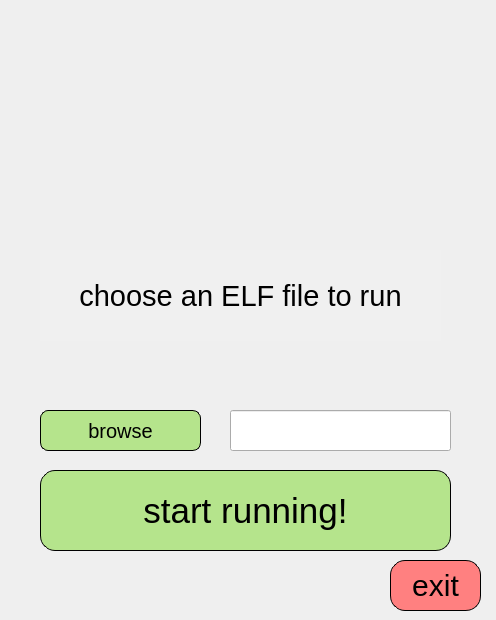
<?xml version="1.0" encoding="UTF-8"?>
<ui version="4.0">
 <class>MainWindow</class>
 <widget class="QMainWindow" name="MainWindow">
  <property name="geometry">
   <rect>
    <x>0</x>
    <y>0</y>
    <width>496</width>
    <height>620</height>
   </rect>
  </property>
  <property name="font">
   <font>
    <pointsize>14</pointsize>
   </font>
  </property>
  <property name="windowTitle">
   <string>ASMtracer</string>
  </property>
  <property name="windowIcon">
   <iconset resource="resources/resources.qrc">
    <normaloff>:/mainWindow/logo_no_bg.png</normaloff>:/mainWindow/logo_no_bg.png</iconset>
  </property>
  <property name="styleSheet">
   <string notr="true"/>
  </property>
  <widget class="QWidget" name="centralwidget">
   <widget class="QLabel" name="instrction_lbl">
    <property name="geometry">
     <rect>
      <x>40</x>
      <y>250</y>
      <width>401</width>
      <height>91</height>
     </rect>
    </property>
    <property name="font">
     <font>
      <pointsize>22</pointsize>
     </font>
    </property>
    <property name="mouseTracking">
     <bool>false</bool>
    </property>
    <property name="toolTip">
     <string/>
    </property>
    <property name="styleSheet">
     <string notr="true">background-color: rgba(255,255,255,10)</string>
    </property>
    <property name="text">
     <string>choose an ELF file to run</string>
    </property>
    <property name="scaledContents">
     <bool>false</bool>
    </property>
    <property name="alignment">
     <set>Qt::AlignCenter</set>
    </property>
    <property name="wordWrap">
     <bool>true</bool>
    </property>
   </widget>
   <widget class="QLabel" name="logo_lbl">
    <property name="geometry">
     <rect>
      <x>50</x>
      <y>20</y>
      <width>381</width>
      <height>241</height>
     </rect>
    </property>
    <property name="styleSheet">
     <string notr="true"/>
    </property>
    <property name="text">
     <string/>
    </property>
    <property name="pixmap">
     <pixmap resource="resources/resources.qrc">:/mainWindow/logo_no_bg.png</pixmap>
    </property>
    <property name="scaledContents">
     <bool>true</bool>
    </property>
   </widget>
   <widget class="QLabel" name="bg_lbl">
    <property name="geometry">
     <rect>
      <x>0</x>
      <y>0</y>
      <width>496</width>
      <height>620</height>
     </rect>
    </property>
    <property name="text">
     <string/>
    </property>
    <property name="pixmap">
     <pixmap resource="resources/resources.qrc">:/mainWindow/MainWindowBG.png</pixmap>
    </property>
    <property name="scaledContents">
     <bool>false</bool>
    </property>
   </widget>
   <widget class="QPushButton" name="choose_file_btn">
    <property name="geometry">
     <rect>
      <x>40</x>
      <y>410</y>
      <width>161</width>
      <height>41</height>
     </rect>
    </property>
    <property name="focusPolicy">
     <enum>Qt::NoFocus</enum>
    </property>
    <property name="styleSheet">
     <string notr="true">QPushButton {
	 background-color: #B5E48C;
    border-style: outset;
    border-radius: 8px;
    font:  20px;
    padding: 6px;
	border-width: 1px;
	border-color: #000;
    }

QPushButton:hover {
	font:  bold;
    border-width: 2px;
    }

QPushButton:pressed {
    background-color: rgb(29, 149, 45)
    }</string>
    </property>
    <property name="text">
     <string>browse</string>
    </property>
   </widget>
   <widget class="QPushButton" name="run_btn">
    <property name="geometry">
     <rect>
      <x>40</x>
      <y>470</y>
      <width>411</width>
      <height>81</height>
     </rect>
    </property>
    <property name="font">
     <font>
      <pointsize>-1</pointsize>
      <weight>50</weight>
      <italic>false</italic>
      <bold>false</bold>
     </font>
    </property>
    <property name="focusPolicy">
     <enum>Qt::NoFocus</enum>
    </property>
    <property name="styleSheet">
     <string notr="true">QPushButton {
	 background-color: #B5E48C;
    border-style: outset;
    border-radius: 15px;
    font:  35px;
    padding: 6px;
	border-width: 1px;
	border-color: #000;
    }

QPushButton:hover {
	font:  bold;
    border-width: 2px;
    }

QPushButton:pressed {
	border-style: inset;
    background-color: rgb(29, 149, 45)
    }</string>
    </property>
    <property name="text">
     <string>start running!</string>
    </property>
   </widget>
   <widget class="QLineEdit" name="lineEdit">
    <property name="geometry">
     <rect>
      <x>230</x>
      <y>410</y>
      <width>221</width>
      <height>41</height>
     </rect>
    </property>
   </widget>
   <widget class="QLabel" name="warning_lbl">
    <property name="geometry">
     <rect>
      <x>70</x>
      <y>350</y>
      <width>331</width>
      <height>41</height>
     </rect>
    </property>
    <property name="font">
     <font>
      <pointsize>14</pointsize>
     </font>
    </property>
    <property name="styleSheet">
     <string notr="true">color: rgb(239, 41, 41);</string>
    </property>
    <property name="text">
     <string/>
    </property>
    <property name="alignment">
     <set>Qt::AlignCenter</set>
    </property>
   </widget>
   <widget class="QPushButton" name="exit_btn">
    <property name="geometry">
     <rect>
      <x>390</x>
      <y>560</y>
      <width>91</width>
      <height>51</height>
     </rect>
    </property>
    <property name="font">
     <font>
      <pointsize>-1</pointsize>
      <weight>50</weight>
      <italic>false</italic>
      <bold>false</bold>
     </font>
    </property>
    <property name="focusPolicy">
     <enum>Qt::NoFocus</enum>
    </property>
    <property name="styleSheet">
     <string notr="true">QPushButton {
	 background-color: #ff8080;
    border-style: outset;
    border-radius: 15px;
    font:  30px;
    padding: 6px;
	border-width: 1px;
	border-color: #000;
    }

QPushButton:hover {
	font:  bold 30px;
    border-width: 3px;
	border-color: #ff3333;
    }

QPushButton:pressed {
	border-style: inset;
    background-color: #ff3333;
    }</string>
    </property>
    <property name="text">
     <string>exit</string>
    </property>
   </widget>
   <zorder>bg_lbl</zorder>
   <zorder>instrction_lbl</zorder>
   <zorder>logo_lbl</zorder>
   <zorder>choose_file_btn</zorder>
   <zorder>run_btn</zorder>
   <zorder>lineEdit</zorder>
   <zorder>warning_lbl</zorder>
   <zorder>exit_btn</zorder>
  </widget>
 </widget>
 <resources>
  <include location="resources/resources.qrc"/>
 </resources>
 <connections/>
</ui>
